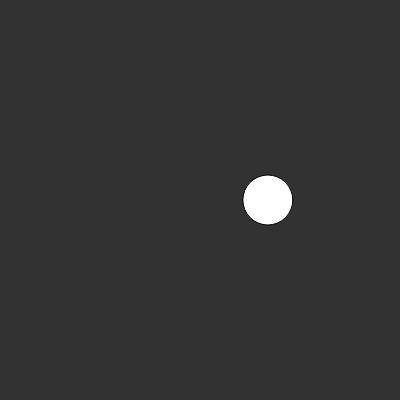
Frame 1 (no input)
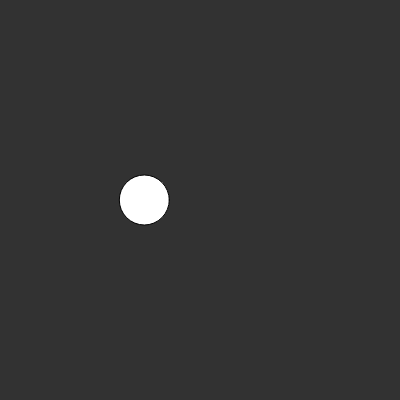
Frame 60 (no input)
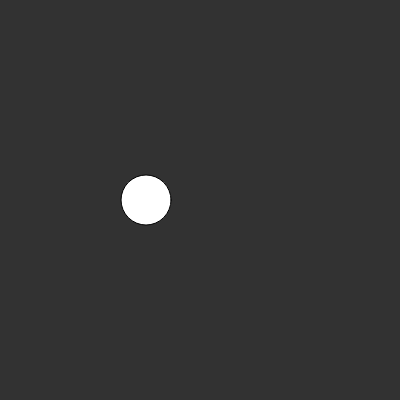
Frame 120 (the mouse pressed at the canvas centre since frame 60)

The p5.js sketch that drew these frames (run headless with seeded random() and noise() and a simulated clock; from frame 60 on, the mouse is pressed at the canvas centre):

// p5.js sketch
// ── sketch.js
var xoff = 0;

function setup() {
	createCanvas(400, 400);
}
function draw() {
	background(50);
	// var x = random(width);

	var x = map(noise(xoff), 0, 1, 0, width);

	xoff += 0.01;

	ellipse(x, 200, 50, 50);
}
